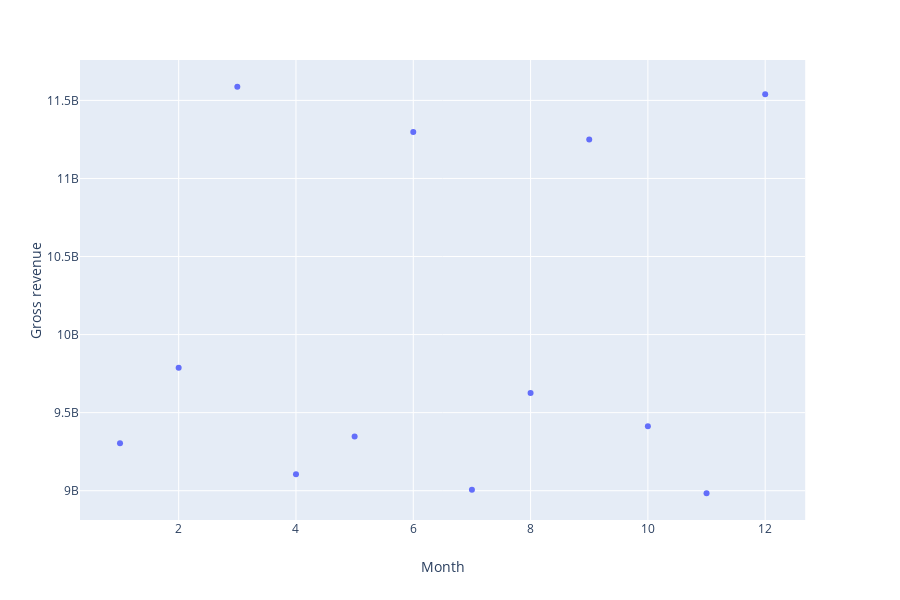

Notebook cell for this chart:
### Code cell
# Plot the monthly revenue across all stores.
monthly_df = data.groupby(['Month']).sum().reset_index()
fig = px.scatter(monthly_df, 'Month', 'Gross revenue')
fig.show()

### Figure 1 — Plotly figure (JSON) as saved in the notebook; plotly's stock layout.template omitted (floating-point values rounded to 4 significant figures)
{"data": [{"hoverlabel": {"namelength": 0}, "hovertemplate": "Month=%{x}<br>Gross revenue=%{y}", "legendgroup": "", "marker": {"color": "#636efa", "symbol": "circle"}, "mode": "markers", "name": "", "showlegend": false, "type": "scatter", "x": [1, 2, 3, 4, 5, 6, 7, 8, 9, 10, 11, 12], "xaxis": "x", "y": [9304000000.0, 9787000000.0, 11590000000.0, 9105000000.0, 9347000000.0, 11300000000.0, 9005000000.0, 9626000000.0, 11250000000.0, 9414000000.0, 8984000000.0, 11540000000.0], "yaxis": "y"}], "layout": {"height": 600, "legend": {"tracegroupgap": 0}, "margin": {"t": 60}, "xaxis": {"anchor": "y", "domain": [0, 0.98], "title": {"text": "Month"}}, "yaxis": {"anchor": "x", "domain": [0, 1], "title": {"text": "Gross revenue"}}}}
